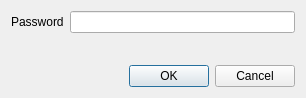
<?xml version="1.0" encoding="UTF-8"?>
<ui version="4.0">
 <class>DecryptionPassword</class>
 <widget class="QDialog" name="DecryptionPassword">
  <property name="geometry">
   <rect>
    <x>0</x>
    <y>0</y>
    <width>306</width>
    <height>98</height>
   </rect>
  </property>
  <property name="windowTitle">
   <string>Enter password</string>
  </property>
  <layout class="QVBoxLayout" name="verticalLayout">
   <item>
    <layout class="QHBoxLayout" name="horizontalLayout">
     <item>
      <widget class="QLabel" name="label">
       <property name="text">
        <string>Password</string>
       </property>
      </widget>
     </item>
     <item>
      <widget class="QLineEdit" name="password">
       <property name="echoMode">
        <enum>QLineEdit::Password</enum>
       </property>
      </widget>
     </item>
    </layout>
   </item>
   <item>
    <spacer name="verticalSpacer">
     <property name="orientation">
      <enum>Qt::Vertical</enum>
     </property>
     <property name="sizeHint" stdset="0">
      <size>
       <width>20</width>
       <height>40</height>
      </size>
     </property>
    </spacer>
   </item>
   <item>
    <widget class="QDialogButtonBox" name="buttonBox">
     <property name="orientation">
      <enum>Qt::Horizontal</enum>
     </property>
     <property name="standardButtons">
      <set>QDialogButtonBox::Cancel|QDialogButtonBox::Ok</set>
     </property>
    </widget>
   </item>
  </layout>
 </widget>
 <resources/>
 <connections>
  <connection>
   <sender>buttonBox</sender>
   <signal>accepted()</signal>
   <receiver>DecryptionPassword</receiver>
   <slot>accept()</slot>
   <hints>
    <hint type="sourcelabel">
     <x>248</x>
     <y>254</y>
    </hint>
    <hint type="destinationlabel">
     <x>157</x>
     <y>274</y>
    </hint>
   </hints>
  </connection>
  <connection>
   <sender>buttonBox</sender>
   <signal>rejected()</signal>
   <receiver>DecryptionPassword</receiver>
   <slot>reject()</slot>
   <hints>
    <hint type="sourcelabel">
     <x>316</x>
     <y>260</y>
    </hint>
    <hint type="destinationlabel">
     <x>286</x>
     <y>274</y>
    </hint>
   </hints>
  </connection>
 </connections>
</ui>
